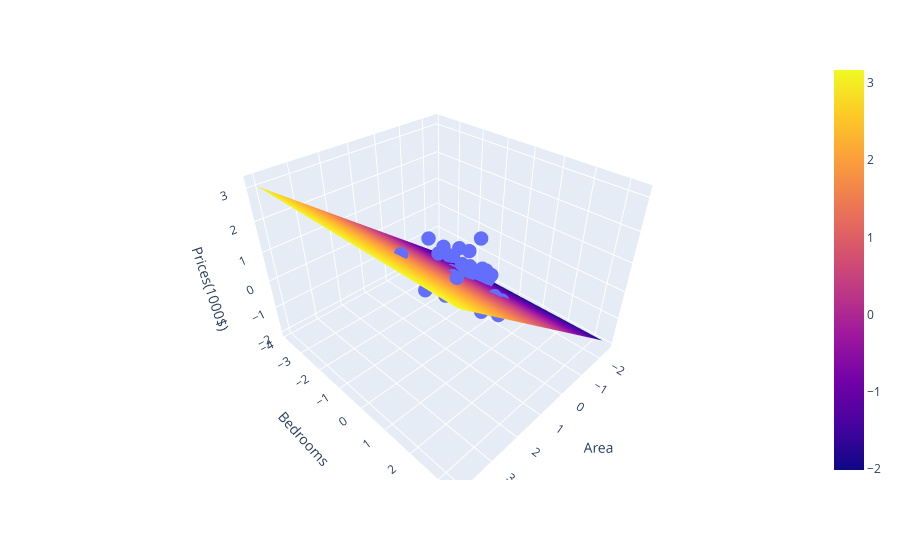

Write notebook code for a chart like this one.
### Code cell
plot_hypothesis_plane_plotly(theta)
